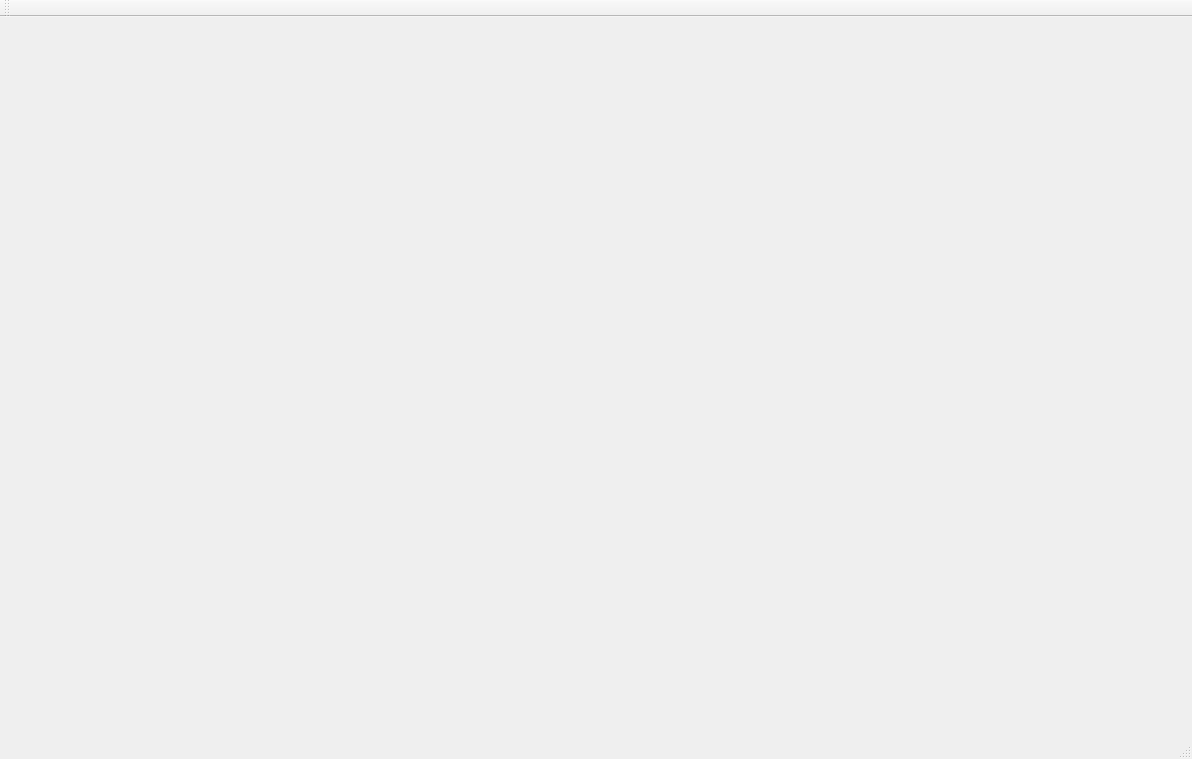
<?xml version="1.0" encoding="UTF-8"?>
<ui version="4.0">
 <class>STAT</class>
 <widget class="QMainWindow" name="MainWindow">
  <property name="geometry">
   <rect>
    <x>0</x>
    <y>0</y>
    <width>1192</width>
    <height>759</height>
   </rect>
  </property>
  <property name="windowTitle">
   <string>MainWindow</string>
  </property>
  <widget class="QWidget" name="centralWidget">
   <widget class="QCustomPlot" name="customPlot" native="true">
    <property name="geometry">
     <rect>
      <x>20</x>
      <y>20</y>
      <width>1161</width>
      <height>681</height>
     </rect>
    </property>
   </widget>
  </widget>
  <widget class="QMenuBar" name="menuBar">
   <property name="geometry">
    <rect>
     <x>0</x>
     <y>0</y>
     <width>1192</width>
     <height>26</height>
    </rect>
   </property>
  </widget>
  <widget class="QToolBar" name="mainToolBar">
   <attribute name="toolBarArea">
    <enum>TopToolBarArea</enum>
   </attribute>
   <attribute name="toolBarBreak">
    <bool>false</bool>
   </attribute>
  </widget>
  <widget class="QStatusBar" name="statusBar"/>
 </widget>
 <layoutdefault spacing="6" margin="11"/>
 <customwidgets>
  <customwidget>
   <class>QCustomPlot</class>
   <extends>QWidget</extends>
   <header>qcustomplot.h</header>
   <container>1</container>
  </customwidget>
 </customwidgets>
 <resources/>
 <connections/>
</ui>
